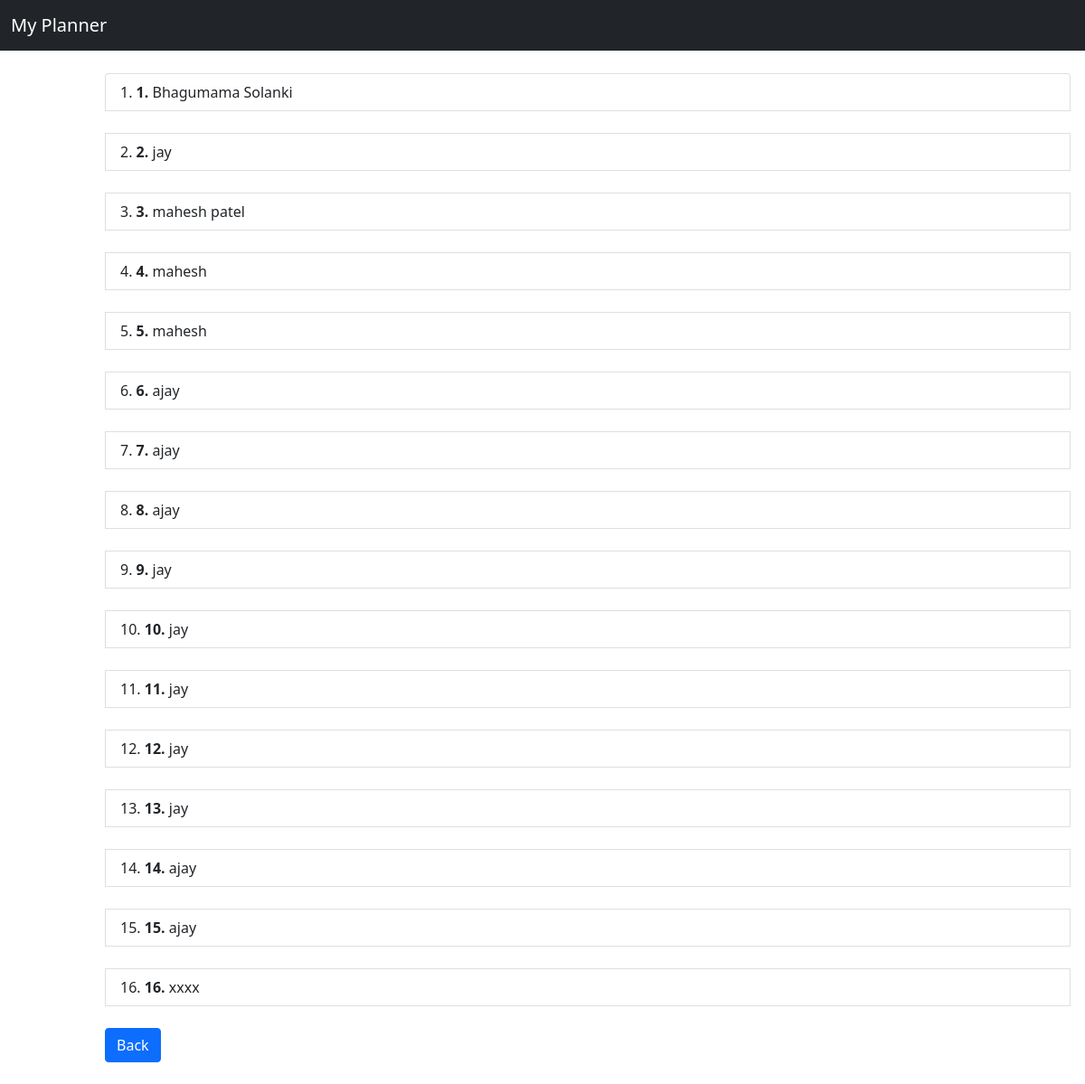
/planner/new/, run on the app's committed database.
### planner/models.py (models this page shows, shortened)
class Profile(models.Model):
    Id=models.AutoField(primary_key=True)
    Name=models.CharField(max_length=100)
    Weight=models.FloatField()
    Height=models.FloatField()
    Gender=models.CharField(max_length=10)
    StartingDate=models.DateField()
    EndingDate=models.DateField()
    DueToDietFor=models.TextField(blank=True)
    Carbohydrates=models.FloatField()
    Fats=models.FloatField()
    Protin=models.FloatField()
    AfterWakeUp=models.TextField(blank=True)
    BeforeBreakfast=models.TextField(blank=True)
    Breakfast=models.TextField(blank=True)
    Lunch=models.TextField(blank=True)
    Snacks=models.TextField(blank=True)
    Dinner=models.TextField(blank=True)
    MidNeightDrink=models.TextField(blank=True)
    Notes=models.TextField(blank=True)
    Excercise=models.TextField(blank=True)

### planner/views.py (the view)
# urls.py: path('new/',views.new,name='new'),
def new(request):
    profiles=Profile.objects.all()
    param={'profiles':profiles}
    return render(request,'planner/new.html',param)

### planner/templates/planner/new.html (shortened to what this page needs)
<!doctype html>
<html lang="en">
  <head>
    <link href="https://cdn.jsdelivr.net/npm/bootstrap@5.0.0-beta2/dist/css/bootstrap.min.css" rel="stylesheet">
  </head>
  <body>
    <nav class="navbar navbar-expand-lg navbar-dark fixed-top bg-dark">
  <div class="container-fluid">
    <div class="collapse navbar-collapse" id="navbarTogglerDemo01">
      <a class="navbar-brand" href="/planner">My Planner</a>
    </div>
  </div>
</nav>
<div class="content">
<ol class="list-group list-group-numbered">
    {% for i in profiles %}
        <li class="list-group-item"><b>{{ i.Id }}.</b>  {{ i.Name }}</li>
   <br/>
    {% endfor %}
</ol>
<div class="d-grid gap-2">
<a href="/planner/basicdetail">  <button class="btn btn-primary" type="button">Back</button> </a>
</div>
<br/>
</div>
  </body>
</html>

### planner/templates/planner/new.html (style rules this page uses)
.content { margin-top: 80px; margin-left: 100px; padding: 1px 16px; height: 10px; }

### data on the page
Profile: Id "1", Name "Bhagumama Solanki"
Profile: Id "2", Name "jay"
Profile: Id "3", Name "mahesh patel"
Profile: Id "4", Name "mahesh"
Profile: Id "5", Name "mahesh"
Profile: Id "6", Name "ajay"
Profile: Id "7", Name "ajay"
Profile: Id "8", Name "ajay"
Profile: Id "9", Name "jay"
Profile: Id "10", Name "jay"
Profile: Id "11", Name "jay"
Profile: Id "12", Name "jay"
Profile: Id "13", Name "jay"
Profile: Id "14", Name "ajay"
Profile: Id "15", Name "ajay"
Profile: Id "16", Name "xxxx"
